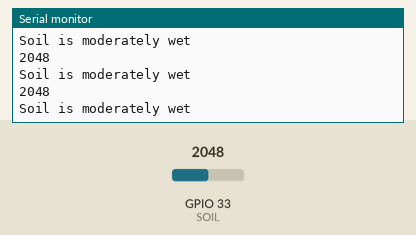
Bench run of a sketch on a simulated ESP32. Parts: the last lines printed to the serial monitor. The inputs (shaded band) are chosen by the test bench; at power-on: GPIO 33 (SOIL) = 2048.

Above: at 1.3 s.
1.4 s: GPIO 33 (SOIL) set to 1274
At 1.9 s:
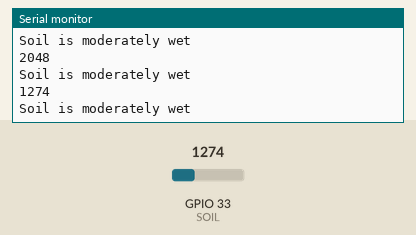
2.9 s: GPIO 33 (SOIL) set to 1138
At 3.4 s:
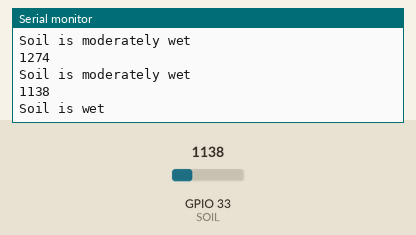
Timing chart, 0 to 5.9 s (numbered marks = the images above; inputs shaded):
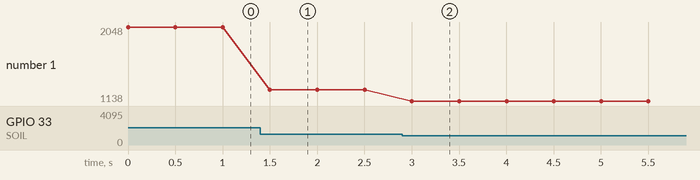

The sketch:

sensordemo.ino
```cpp
#define SOIL 33

void setup() {
  // put your setup code here, to run once:
  pinMode(SOIL,INPUT);
  Serial.begin(115200);//speed at which the board communicates with laptop

}

void loop() {
  // put your main code here, to run repeatedly:
  int soil=analogRead(SOIL); //read data from sensor... type digital read if the board will be connected to [see google once]
  Serial.println(soil);


  if(soil==4095)
  {
    Serial.println("Sensor is not inserted");
  }
  else if(soil<=1200)
   {
    Serial.println("Soil is wet");
  }

  else if(soil>=1200 && soil<3500)
   {
    Serial.println("Soil is moderately wet");
  }
  else if(soil>3500 && soil<4095)
   {
    Serial.println("Soil is dry");
  }

   delay(500);

}
```

Measured:
- the behaviour switches between 1201 and 1200 on GPIO 33 (SOIL) (found by bisection; images 1 and 2)
- after the input at 1.4 s, the serial monitor: prints a new line after 0.10 s (image 1)
- after the input at 2.9 s, the serial monitor: prints a new line after 0.10 s (image 2)
- plotted number 1: 2048 → 1274 after the input at 1.4 s, 1274 → 1138 after the input at 2.9 s
